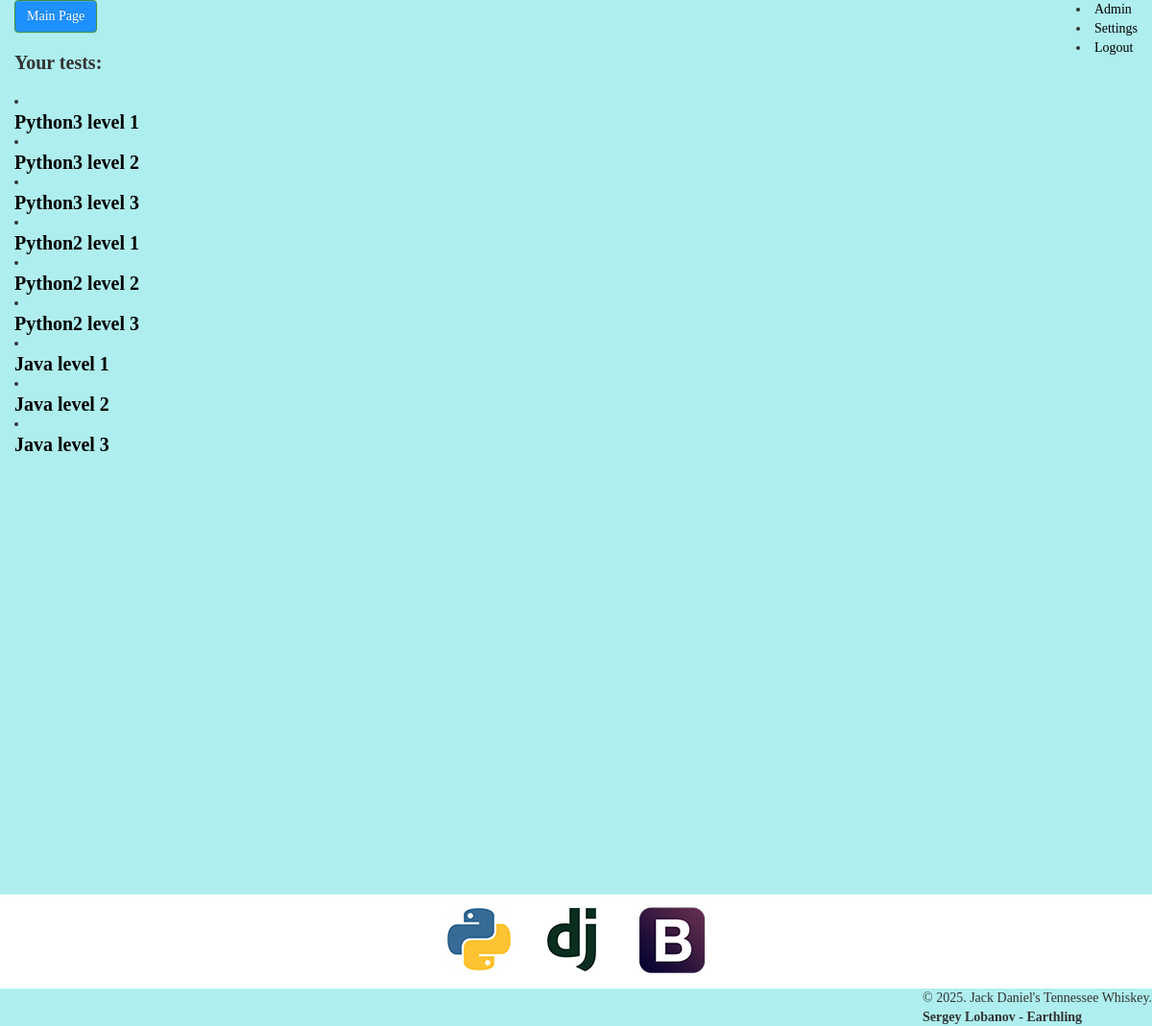
Before: /quiz/ (signed in) with the older database file.
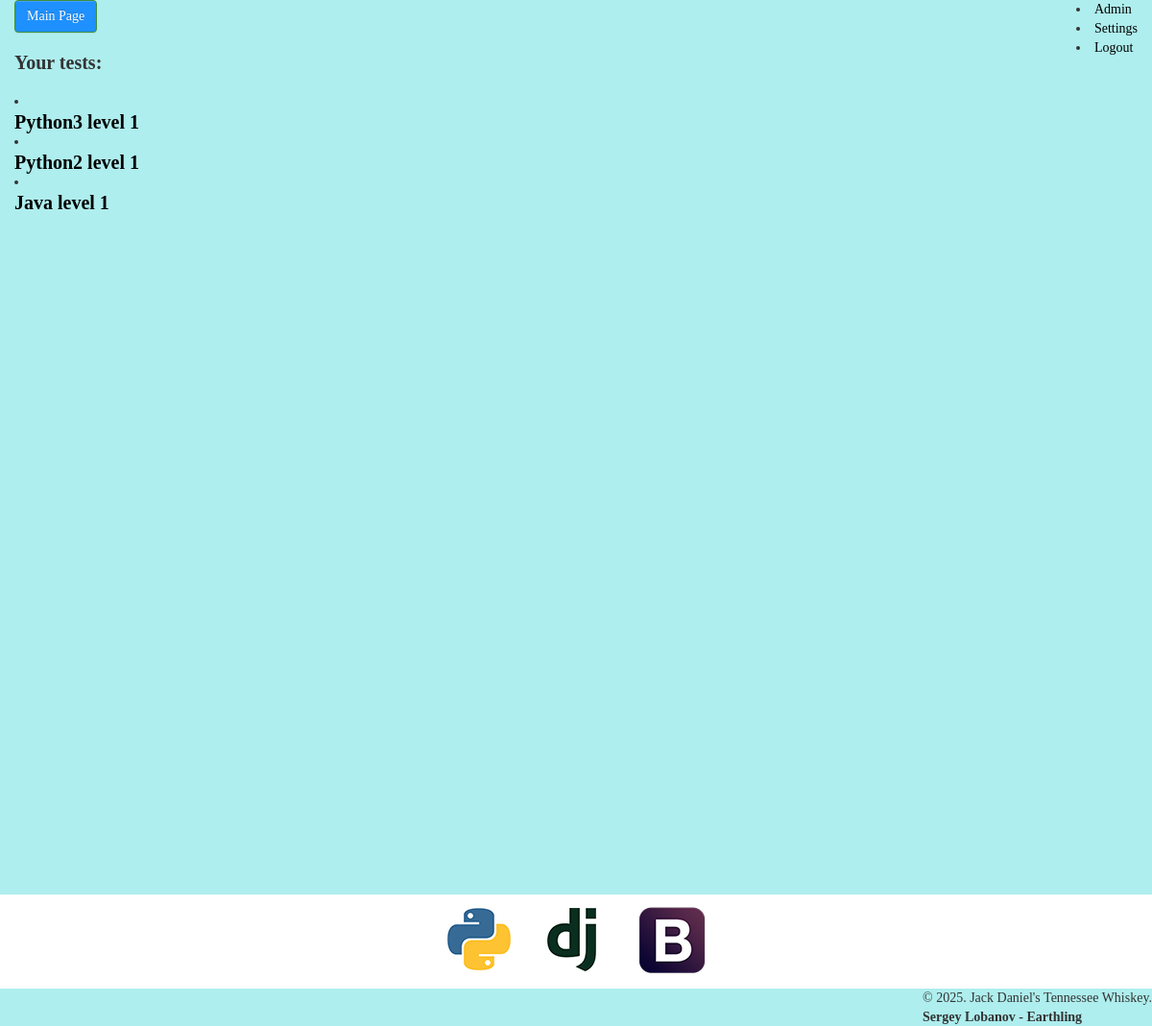
After: the same page with the newer database file.
### home/models.py (models this page shows, shortened)
class User(AbstractBaseUser, PermissionsMixin):
    username = models.CharField(max_length=32, unique=True)
    email = models.EmailField(_('email address'), unique=True)
    is_staff = models.BooleanField(_('staff status'), default=False)
    is_active = models.BooleanField(_('is active'), default=True)
    date_joined = models.DateTimeField(_('date joined'), default=timezone.now)
    first_name = models.CharField(max_length=32, blank=True, null=True)
    last_name = models.CharField(max_length=32, blank=True, null=True)
    objects = UserManager()
    USERNAME_FIELD = 'username'
    REQUIRED_FIELDS = ['email']
    class Meta:
        verbose_name = _('user')
        verbose_name_plural = _('users')
        db_table = 'auth_user'

### quiz/models.py (models this page shows)
class TypeTest(models.Model):
    type_test = models.CharField(max_length=200)
    def __str__(self):
        return self.type_test.capitalize()

### quiz/views.py (the view)
class UserProfileView(LoginRequiredMixin, generic.ListView):
    template_name = 'quiz/home.html'
    model = TypeTest
    def get_context_data(self, **kwargs):
        context = super(UserProfileView, self).get_context_data(**kwargs)
        available_tests = super(UserProfileView, self).get_queryset()
        context['type_tests'] = available_tests
        return context

### quiz/templates/quiz/home.html
{% extends "home/base.html" %}
{% load i18n %}
{% block left %}
    <br/>
    <h1>{% trans "Your tests:" %}</h1>
{% endblock %}
{% block user_content %}
    {% for type_test in type_tests %}
        <li><h1><a href="{% url 'quiz:quiz_test' type_test.id %}">{{type_test}}</a></h1></li>
    {% endfor %}
{% endblock %}

### home/templates/home/base.html (shortened to what this page needs)
{% extends "base.html" %}
{% block content %}
<div class="wrapper">
    <div class="top">
        <div class="wrap">
            <div class="right">
                {% if user %}
                <li><a href="{% url 'quiz:user_profile' %}"> {{ user|capfirst }} </a></li>
                <li><a href="{% url 'home:settings' %}"> Settings </a></li>
                <li><a href="{% url 'home:logout' %}" class="exit" title="logout">Logout</a></li>
                {% endif %}
            </div>
            <a class="btn btn-success" href="{% url 'quiz:user_profile' %}">Main Page</a>
        </div>
    </div>
    <div class="wrap">
        <div class="content">
            <div class="left">
                {% block left %}
                {% endblock %}
            </div>
            <br/>
            {% block user_content %}
            {% endblock %}
        </div>
    </div>
</div>
<br/><br/>
{% endblock %}

### templates/base.html (shortened to what this page needs)
<!DOCTYPE html>
<html lang="en">
    <head>
        <link rel="stylesheet" href="/static/css/bootstrap.min.css">
        <link rel="stylesheet" href="/static/css/bootstrap-theme.min.css">
        <link rel="stylesheet" href="/static/css/style.css"/>
    </head>
    <body>
    {% block content %}{% endblock %}
    <br/><br/><br/><br/><br/><br/>
    {% block footer %}
        {% include "bottom.html" %}
    {% endblock %}
    </body>
</html>

### templates/bottom.html (shortened to what this page needs)
<div id="bottom">
    <div id="footer">
        <a href="https://www.python.org/"><img src="/static/img/logos/1.png"/></a>
        <a href="https://www.djangoproject.com/"><img src="/static/img/logos/2.png"/></a>
        <a href="https://vk.com/"><img src="/static/img/logos/3.png"/></a>
    </div>
    <div class="right">
        <div class="company">
            &copy; 2025. Jack Daniel's Tennessee Whiskey.<br/>
            <b>Sergey Lobanov - Earthling</b>
        </div>
    </div>
</div>

### static/css/style.css (style rules this page uses)
body, div, dl, dt, dd, ul, ol, li, h1, h2, h3, h4, h5, h6, pre, form, fieldset, input, textarea, p, blockquote, th, td { padding: 0; margin: 0; }
body { font-family: "Myriad Pro"; }
fieldset, img { border: 0; }
h1, h2, h3, h4, h5, h6 { font-weight: 700; font-size: 2rem; }
html, body { min-height: 85% !important; min-height: auto; height: 85%; border: none; }
.wrapper { display: block; position: relative; min-height: 100%; height: auto !important; height: 100%; width: 100%; min-width: 800px; }
.wrap { width: 1170px; margin: 0 auto; }
.right { float: right }
#footer { height: 98px; background: #FFFFFF; text-align: center; }
#footer img { display: inline; margin: 10px 15px 0; }
body { background: #AFEEEE; }

Changed rows visible on the page:
removed TypeTest: type_test "Python3 level 2"
removed TypeTest: type_test "Python3 level 3"
removed TypeTest: type_test "Python2 level 2"
removed TypeTest: type_test "Python2 level 3"
removed TypeTest: type_test "Java level 2"
removed TypeTest: type_test "Java level 3"
